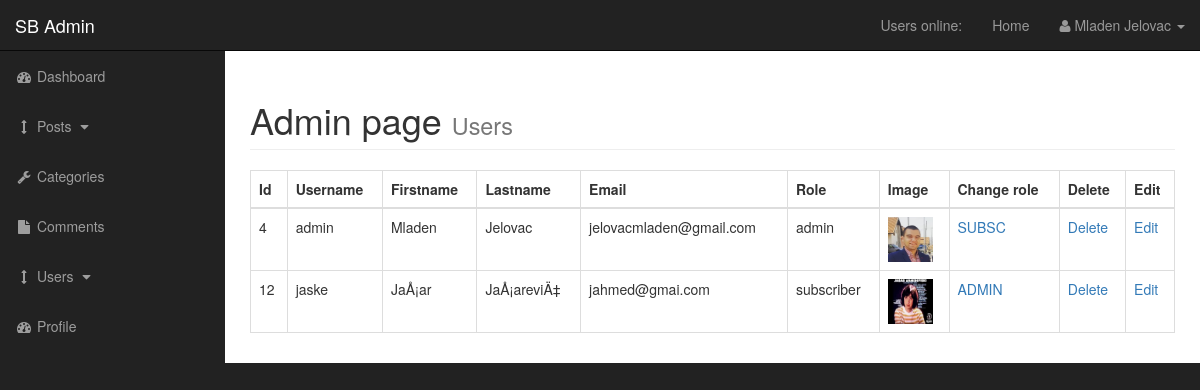
/admin/users.php (signed in), run on the app's committed database.
### tables this page shows
CREATE TABLE `users` (
  `user_id` int(3) NOT NULL,
  `username` varchar(255) NOT NULL,
  `user_password` varchar(255) NOT NULL,
  `user_firstname` varchar(255) NOT NULL,
  `user_lastname` varchar(255) NOT NULL,
  `user_role` varchar(255) NOT NULL,
  `user_email` varchar(255) NOT NULL,
  `user_image` text NOT NULL,
  `token` text NOT NULL
);

### admin/includes/view-users.php (the view, shortened to what this page needs)
<table class="table table-bordered table-hover">
                            <thead>
                                    <th>Id</th>
                                    <th>Username</th>
                                    <th>Firstname</th>
                                    <th>Lastname</th>
                                    <th>Email</th>
                                    <th>Role</th>
                                    <th>Image</th>
                                    <th>Change role</th>
                                    <th>Delete</th>
                                    <th>Edit</th>
                            </thead>
                            <tbody>
                              <?php
                                     $query = "select * from users";
                                     $select = mysqli_query($connection, $query);
                                     while($row = mysqli_fetch_assoc($select)){
                                       $user_id = $row['user_id'];
                                       $username = $row['username'];
                                       $user_firstname = $row['user_firstname'];
                                       $user_lastname = $row['user_lastname'];
                                       $user_role = $row['user_role'];
                                       $user_email = $row['user_email'];
                                       $user_image = $row['user_image'];
                                    echo "<tr>";
                                        echo "<td>$user_id</td>";
                                       echo "<td>$username</td>";
                                       echo "<td>$user_firstname</td>";
                                       echo "<td>$user_lastname</td>";
                                       echo "<td>$user_email</td>";
                                       echo "<td>$user_role</td>";
                                        echo "<td><img src='/cms-project/images/$user_image' height = '45' width= '45'></td>";
                                         if($user_role != 'subscriber'){
                                             echo "<td><a href='/cms-project/admin/users.php?role=subscriber&u_id=$user_id'>SUBSC</a></td>";
                                         }else{
                                             echo "<td><a href='/cms-project/admin/users.php?role=admin&u_id=$user_id'>ADMIN</a></td>";
                                         }
                                         echo "<td><a href='/cms-project/admin/users.php?delete=$user_id'>Delete</a></td>";
                                         echo "<td><a href='/cms-project/admin/users.php?source=edit_user&user_id=$user_id'>Edit</a></td>";
                                    echo "</tr>";
                                     }
                                ?>
                            </tbody>
                        </table>

### admin/css/sb-admin.css (style rules this page uses)
body { margin-top: 100px; background-color: #222; }
@media (min-width:768px) { body { margin-top: 50px; } }

### data on the page
users: user_id "4", username "admin", user_firstname "Mladen", user_lastname "Jelovac", user_email "jelovacmladen@gmail.com", user_role "admin", user_image (picture)
users: user_id "12", username "jaske", user_firstname "JaÅ¡ar", user_lastname "JaÅ¡areviÄ‡", user_email "jahmed@gmai.com", user_role "subscriber", user_image (picture)

### other printed values
$_SESSION['firstname'] "Mladen"
$_SESSION['lastname'] "Jelovac"
